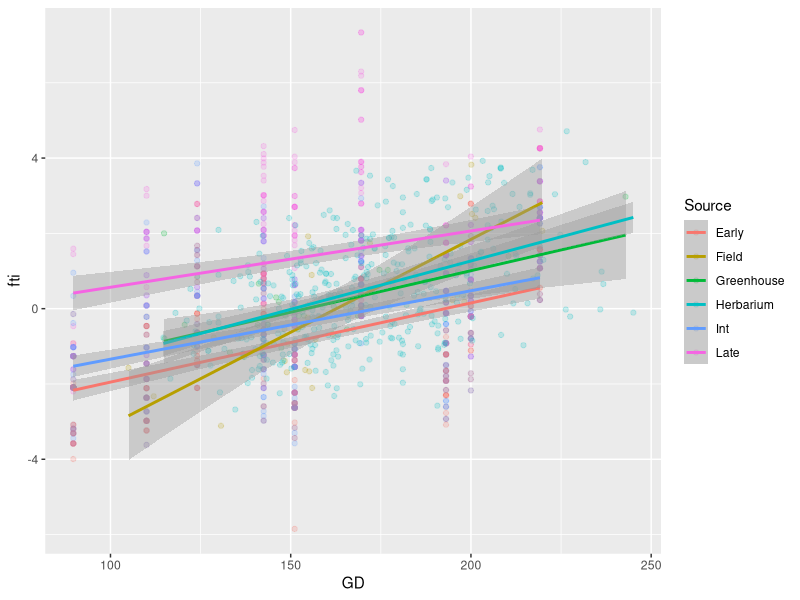
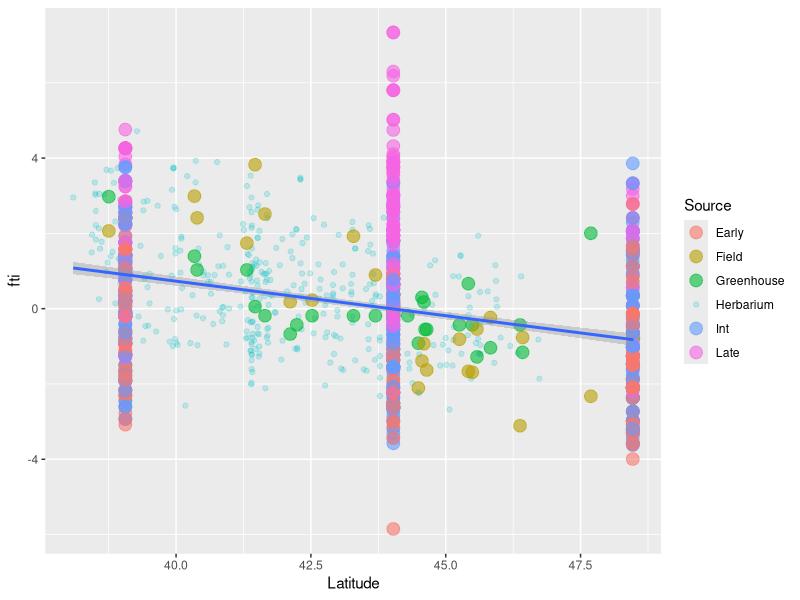

Reproduce these figures in R, in order.
####Validation script
library(ggplot2)
library(tidyverse)
##Data files: GreenhouseData_wGDD2003.csv from GHValidation.R
### FieldData_wGDDtest.csv from FieldValidation.R
### PhenolAllData.csv from MeasurementPCA.R



##Data import
GreenhouseData<-read.csv("MontagueGreenhousePopulations_wGDD__IDW2.csv", header=T, stringsAsFactors = F)
FieldData<-read.csv("MontagueFieldPopulations_wGDD__IDW2.csv", header=T, stringsAsFactors = F)

CommonGarden<-read.csv("CBCommonGardenPopulations_wGDD__IDW2.csv", stringsAsFactors = F)


PhenolAllData<-read.csv("PhenolAllData.csv", header=T, stringsAsFactors=FALSE)


## create find and fti for Greenhouse and Field data

GreenhouseData$fti<-(GreenhouseData$yday-mean(GreenhouseData$yday, na.rm=TRUE))/sd(GreenhouseData$yday, na.rm=TRUE)

FieldData$find<-(FieldData$GDs-mean(FieldData$GDs, na.rm=TRUE))/sd(FieldData$GDs, na.rm=TRUE)
FieldData$fti<- (FieldData$find) + (FieldData$GDDs-mean(FieldData$GDDs,na.rm=TRUE))/sd(FieldData$GDDs,na.rm=TRUE)


CommonGarden %>% separate(Plant_ID, c("Sitenumber", "Site1", "Mat", "Row", "Position"), sep="_" ) -> CommonGarden

CommonGarden$Pop<-CommonGarden$Mat # Extract population code from maternal family code
CommonGarden$Pop<-gsub("[0-9]","",CommonGarden$Pop)
CommonGarden$Origin<-CommonGarden$Pop 
CommonGarden$Origin[CommonGarden$Origin %in% c("A","C")]<-"Early" # Pair populations into early (north), intermediate, and late (south) 
CommonGarden$Origin[CommonGarden$Origin %in% c("E","J")]<-"Int"
CommonGarden$Origin[CommonGarden$Origin %in% c("S","T")]<-"Late"
names(CommonGarden)[22]<-"Source"

CommonGarden$find<-(CommonGarden$GDs-mean(CommonGarden$GDs, na.rm=TRUE))/sd(CommonGarden$GDs, na.rm=TRUE)
CommonGarden$fti<- (CommonGarden$find) + (CommonGarden$GDDs-mean(CommonGarden$GDDs,na.rm=TRUE))/sd(CommonGarden$GDDs,na.rm=TRUE)



##Subset data frames
GreenhouseData<-GreenhouseData[,c("Pop_Code", "Latitude", "Longitude", "yday", "Year", "GD", "GDs", "GDD", "GDDs", "meanGDeg","varGDeg", "skewGDeg","kurtGDeg", "numStns", "fti")]
FieldData<-FieldData[,c("Pop_Code", "Latitude", "Longitude", "yday", "Year", "GD", "GDs", "GDD", "GDDs", "meanGDeg","varGDeg", "skewGDeg","kurtGDeg", "numStns", "fti")]
CommonGarden<- CommonGarden[,c("Pop_Code", "Latitude", "Longitude", "yday", "Year", "GD", "GDs", "GDD", "GDDs", "meanGDeg","varGDeg", "skewGDeg","kurtGDeg", "numStns", "fti", "Source")]

##change years here, will see different slopes for herbarium. Herbarium slope flattens out in more recent years, ie 1990, 2000
PhenolAllData<-subset(PhenolAllData, Year >=1960)
ValidHerb<-PhenolAllData[(PhenolAllData$Latitude < 49) & (PhenolAllData$Longitude > -85), ]
ValidHerb<-ValidHerb[(ValidHerb$Latitude > 38) & (ValidHerb$Longitude < -74), ]
HerbData<-ValidHerb[,c("Pop_Code", "Latitude", "Longitude", "yday", "Year", "GD", "GDs", "GDD", "GDDs", "meanGDeg","varGDeg", "skewGDeg","kurtGDeg", "numStns", "fti")]

##Attach data source as columns to all data frames

GreenhouseData$Source<-"Greenhouse"
FieldData$Source<-"Field"
HerbData$Source<-"Herbarium"
#CommonGarden$Source<-"CommonGarden"
##bind all three data frames
AllData<-rbind(GreenhouseData, FieldData, CommonGarden, HerbData)



ggplot(AllData, aes(x=GD, y=fti, color=Source))+
  geom_point(alpha=0.2)+geom_smooth(method="lm")

summary(lm(fti~GD, data=AllData))
anova(lm(fti~GD*Source, data=AllData))

ggplot(AllData, aes(x=Latitude, y=fti))+
  geom_point(aes(colour=Source),data=AllData[AllData$Source=="Herbarium",],alpha=0.2) +
  geom_point(aes(colour=Source),data=AllData[AllData$Source!="Herbarium",],alpha=0.6,size=4) +
  geom_smooth(method="lm")
summary(lm(fti~Latitude*Source, data=AllData))
anova(lm(fti~Latitude*Source, data=AllData))

